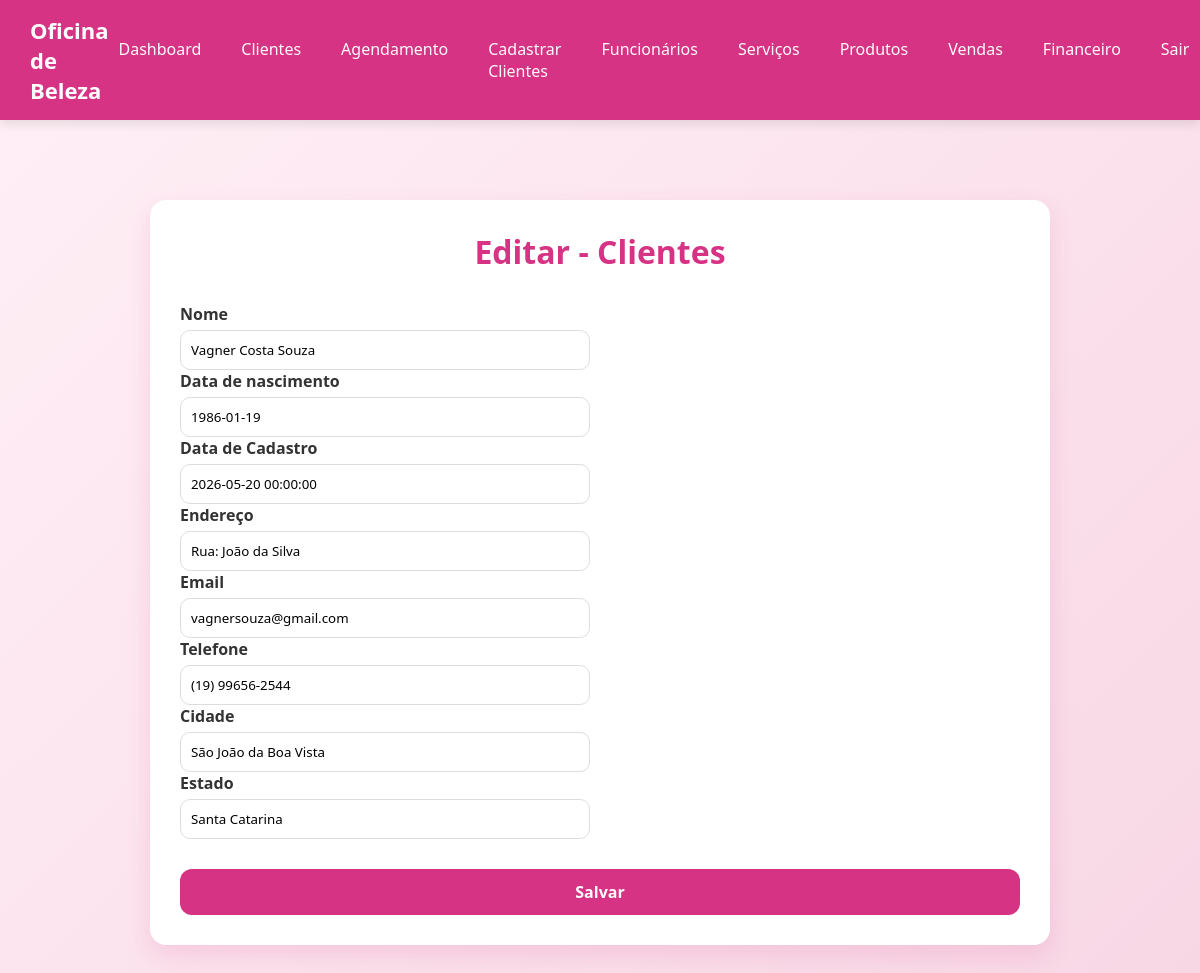
Screenshot of /editar-clientes.php?id=1 with the database file from the repository.
### tables this page shows
CREATE TABLE IF NOT EXISTS `tb_cliente` (
  `id` int(11) NOT NULL AUTO_INCREMENT,
  `nome` varchar(200) NOT NULL,
  `data_nascimento` date NOT NULL,
  `endereco` varchar(150) NOT NULL,
  `email` varchar(200) NOT NULL,
  `telefone` varchar(15) NOT NULL,
  `cidade` varchar(150) NOT NULL,
  `estado` varchar(100) NOT NULL,
  `data_cadastro` datetime NOT NULL DEFAULT current_timestamp(),
  `ativo` tinyint(4) NOT NULL DEFAULT 1,
  PRIMARY KEY (`id`),
  UNIQUE KEY `email` (`email`)
);

### editar-clientes.php (the view, shortened to what this page needs)
<?php
try {
    $conexao = new PDO("mysql:host=" . SERVIDOR . ";dbname=" . BANCO . ";charset=utf8", USUARIO, SENHA);
    $conexao->setAttribute(PDO::ATTR_ERRMODE, PDO::ERRMODE_EXCEPTION);
    $id = $_GET['id'];
    $sql = "SELECT * FROM tb_cliente WHERE id=$id";
    $comando = $conexao->prepare($sql);
    $comando->execute();
    $clientes = $comando->fetchAll(PDO::FETCH_ASSOC);
} catch (PDOException $erro) {
    echo "Erro ao conectar no banco de dados" . $erro->getMessage();
}
?>
<!DOCTYPE html>
<html lang="pt-br">
<head>
    <link rel="stylesheet" href="assets/css/funcionario/funcionario.css">
</head>
<body>
    <?php require_once 'includes/header.php';
    ?>
    <div class="container">
        <h1>Editar - Clientes</h1>
        <form action="backend/atualizar-clientes.php?id=<?php echo $clientes[0]['id']; ?>" method="post">
            <div class="form-grid">
                <div class="input-group">
                    <label>Nome</label>
                    <input value="<?php echo $clientes[0]['nome']; ?>" type="text" name="nome" id="nome" required>
                </div>
                <div class="input-group">
                    <label>Data de nascimento</label>
                    <input value="<?php echo $clientes[0]['data_nascimento']; ?>" type="text" name="data_nascimento" id="data_nascimento" required>
                </div>
                <div class="input-group">
                    <label>Data de Cadastro</label>
                    <input value="<?php echo $clientes[0]['data_cadastro']; ?>" type="text" name="data_cadastro" id="data_cadastro" required>
                </div>
                <div class="input-group">
                    <label>Endereço</label>
                    <input value="<?php echo $clientes[0]['endereco']; ?>" type="text" name="endereco" id="endereco" required>
                </div>
                <div class="input-group">
                    <label>Email</label>
                    <input value="<?php echo $clientes[0]['email']; ?>" type="text" name="email" id="email" required>
                </div>
                <div class="input-group">
                    <label>Telefone</label>
                    <input value="<?php echo $clientes[0]['telefone']; ?>" type="text" name="telefone" id="telefone" required>
                </div>
                <div class="input-group">
                    <label>Cidade</label>
                    <input value="<?php echo $clientes[0]['cidade']; ?>" type="text" name="cidade" id="cidade" required>
                </div>
                <div class="input-group">
                    <label>Estado</label>
                    <input value="<?php echo $clientes[0]['estado']; ?>" type="text" name="estado" id="estado" required>
                </div>
            </div>
            <input type="submit" value="Salvar">
        </form>
    </div>
</body>
</html>

### assets/css/funcionario/funcionario.css (style rules this page uses)
.container { max-width: 900px; margin: 80px auto 40px auto; padding: 30px; background: #fff; border-radius: 16px; box-shadow: 0 10px 25px rgba(214, 51, 132, 0.15); }
.container h1 { text-align: center; margin-bottom: 30px; color: #d63384; }
form { display: grid; grid-template-columns: repeat(2, 1fr); gap: 20px; }
.input-group { display: flex; flex-direction: column; }
.input-group label { margin-bottom: 5px; font-weight: 600; }
.input-group input { padding: 10px; border-radius: 10px; border: 1px solid #ddd; outline: none; transition: 0.3s; }
input[type="submit"] { grid-column: span 2; margin-top: 10px; padding: 12px; background: #d63384; border: none; color: white; font-size: 16px; font-weight: bold; border-radius: 12px; cursor: pointer; transition: 0.3s; }

### assets/css/style.css (style rules this page uses)
* { margin: 0; padding: 0; box-sizing: border-box; font-family: 'Segoe UI', Tahoma, Geneva, Verdana, sans-serif; }
body { background: linear-gradient(135deg, #fff0f6, #f8d7e5); color: #333; }

### rows the page displays
tb_cliente: nome "Vagner Costa Souza", data_nascimento "1986-01-19", data_cadastro "2026-05-20 00:00:00", endereco "Rua: João da Silva", email "vagnersouza@gmail.com", telefone "(19) 99656-2544", cidade "São João da Boa Vista", estado "Santa Catarina"
